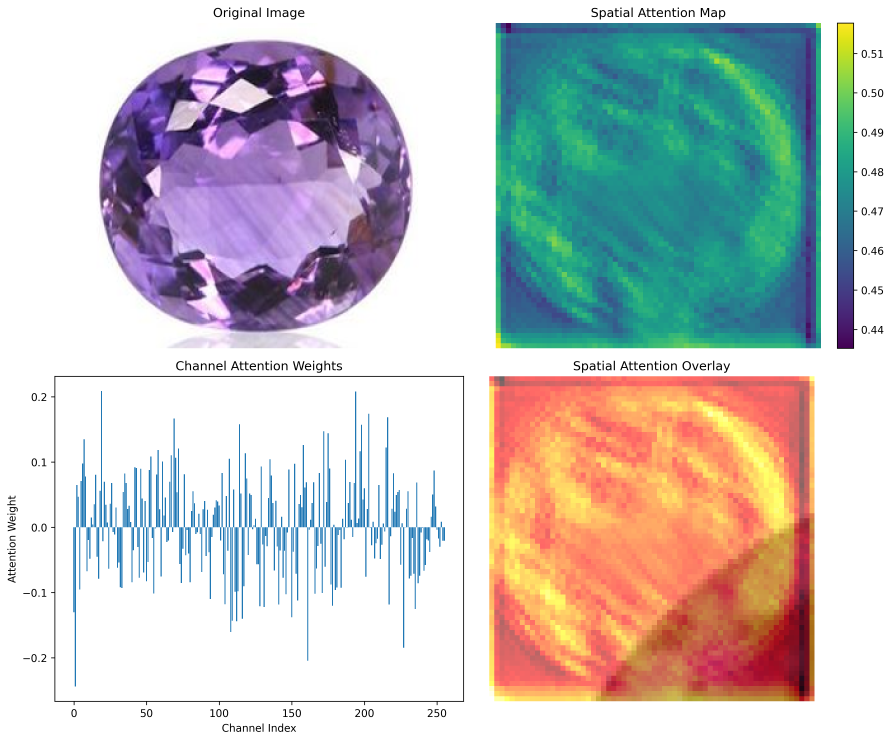
#> input picture output/dual_attention.png, 3566 x 2965 px, given as the content of the folder datasets/gemstone_restore/train/B/images, which was not available (shown at 1/4 size)
$ jupyter execute --allow-errors GAN_with_attention.ipynb   (shell and % lines are left out)   (text cells are left out)
#> lines starting #> are read from the running program, lines starting #| are printed output that depends on the picture; after the words box and inside, x2 and y2 are one past the last pixel; in counts of white or black regions, pixels touching at a corner belong together; pictures that were not available may be replaced by others from this repository, and a replacement may not be noted
#> further down, img is the input picture: shape (2965, 3566, 3); mean B, G, R 195.3, 196.4, 197.3
[cell 1]
import os
import cv2
import numpy as np
import random
from pathlib import Path
import matplotlib.pyplot as plt

[cell 2]
import zipfile
import os

zip_path = "/content/images.zip"
extract_path = "datasets/gemstone_restore/train/B"

os.makedirs(extract_path, exist_ok=True)

#> (the rest of this cell did not finish here and is left out)

[cell 3]
zip_path = "/content/images.zip"
extract_dir = "datasets/gemstone_restore/train/B"
masked_dir = "datasets/gemstone_restore/train/A_combined"
os.makedirs(extract_dir, exist_ok=True)
os.makedirs(masked_dir, exist_ok=True)

[cell 4]
import os
import cv2
import numpy as np
import random
from pathlib import Path
import matplotlib.pyplot as plt

extract_dir = "datasets/gemstone_restore/train/B/images"
masked_dir = "datasets/gemstone_restore/train/A_combined"
os.makedirs(masked_dir, exist_ok=True)

image_files = list(Path(extract_dir).rglob("*"))
image_files = [f for f in image_files if f.suffix.lower() in ['.jpg', '.jpeg', '.png']]

print(f"[INFO] Found {len(image_files)} images for masking...")

def random_block_mask(img, blocks=5):
    h, w, _ = img.shape
    mask = np.ones_like(img, dtype=np.uint8) * 255
    for _ in range(blocks):
        x, y = np.random.randint(0, w - 40), np.random.randint(0, h - 40)
        bw, bh = np.random.randint(20, 50), np.random.randint(20, 50)
        mask[y:y + bh, x:x + bw] = 0
    return cv2.bitwise_and(img, mask), mask

def hsv_threshold_mask(img):
    hsv = cv2.cvtColor(img, cv2.COLOR_BGR2HSV)
#> hsv: shape (2965, 3566, 3); mean H, S, V 37.9, 71.2, 221.3
    lower = np.array([0, 0, 0])
    upper = np.array([180, 255, 50])
    mask = cv2.inRange(hsv, lower, upper)
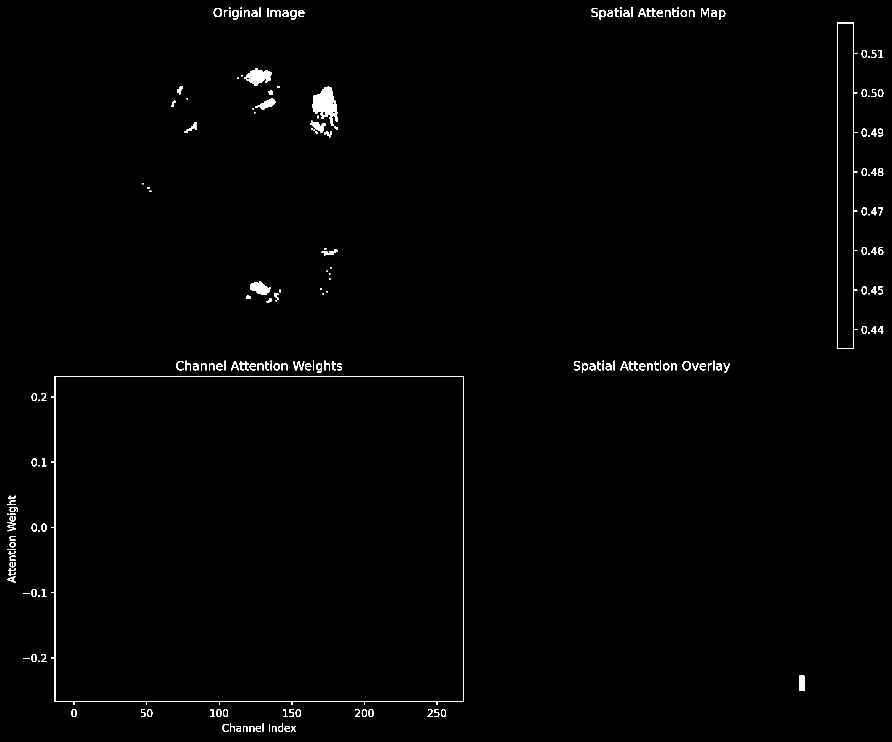
#> mask: shape (2965, 3566) (shown at 1/4 size); 0.82% white; 219 white regions (3 under 20 px), largest, box (x1, y1, x2, y2) and area: (205, 1504, 1856, 2820) 18039, (1250, 346, 1352, 519) 8767, (3348, 91, 3429, 1395) 8508
    mask_bgr = cv2.cvtColor(mask, cv2.COLOR_GRAY2BGR)
    return cv2.bitwise_and(img, 255 - mask_bgr), 255 - mask_bgr

def free_form_mask(img, strokes=8):
    h, w, _ = img.shape
    mask = np.ones_like(img, dtype=np.uint8) * 255
    for _ in range(strokes):
        x1, y1 = np.random.randint(w), np.random.randint(h)
        x2, y2 = np.random.randint(w), np.random.randint(h)
        thickness = np.random.randint(5, 20)
        cv2.line(mask, (x1, y1), (x2, y2), (0, 0, 0), thickness)
    return cv2.bitwise_and(img, mask), mask

strategies = [random_block_mask, hsv_threshold_mask, free_form_mask]

for img_path in image_files:
    img = cv2.imread(str(img_path))
    if img is None:
        continue
    strategy = random.choice(strategies)
    masked_img, _ = strategy(img.copy())
    cv2.imwrite(os.path.join(masked_dir, img_path.name), masked_img)

print(f"[INFO] Masked images saved to: {masked_dir}")

[cell 5]
for img_path in image_files:
    img = cv2.imread(str(img_path))
    if img is None:
        continue
    strategy = random.choice(strategies)
    masked_img, _ = strategy(img.copy())
    cv2.imwrite(os.path.join(masked_dir, img_path.name), masked_img)

print(f"[INFO] Masked images saved to: {masked_dir}")

sample_img = cv2.imread(str(image_files[0]))
sample_rgb = cv2.cvtColor(sample_img, cv2.COLOR_BGR2RGB)

fig, axes = plt.subplots(2, 4, figsize=(20, 10))
axes[0, 0].imshow(sample_rgb)
axes[0, 0].set_title("Original")
axes[0, 0].axis("off")

for idx, (name, func) in enumerate(zip(['Random Block', 'HSV Threshold', 'Free-form'],
                                       [random_block_mask, hsv_threshold_mask, free_form_mask])):
    masked, mask = func(sample_img.copy())
    masked_rgb = cv2.cvtColor(masked, cv2.COLOR_BGR2RGB)
    mask_rgb = cv2.cvtColor(mask, cv2.COLOR_BGR2RGB)

    axes[0, idx + 1].imshow(masked_rgb)
    axes[0, idx + 1].set_title(f"{name} Masked")
    axes[0, idx + 1].axis("off")

    axes[1, idx + 1].imshow(mask_rgb)
    axes[1, idx + 1].set_title(f"{name} Mask")
    axes[1, idx + 1].axis("off")
#> this loop made 3 passes
#> pass 1, `masked, mask = func(sample_img.copy())`:
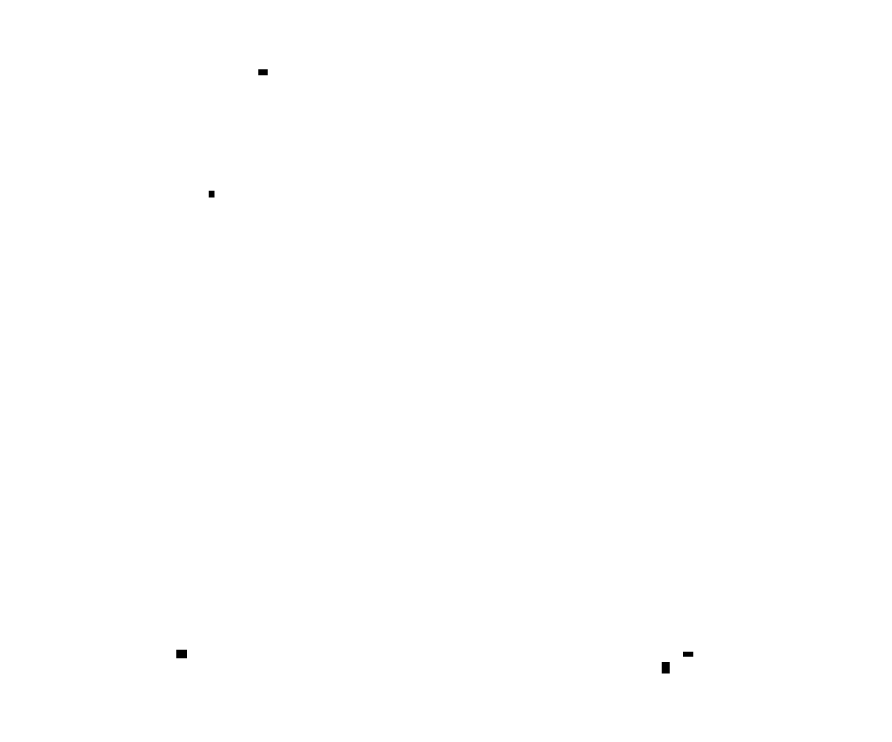
#> mask: shape (2965, 3566, 3) (shown at 1/4 size); 99.9% white; 5 black regions, box (x1, y1, x2, y2) and area: (2647, 2648, 2679, 2694) 1472, (705, 2599, 748, 2633) 1462, (1033, 277, 1071, 301) 912, (2732, 2607, 2773, 2627) 820, (835, 763, 858, 790) 621
#> pass 2, `masked, mask = func(sample_img.copy())`:
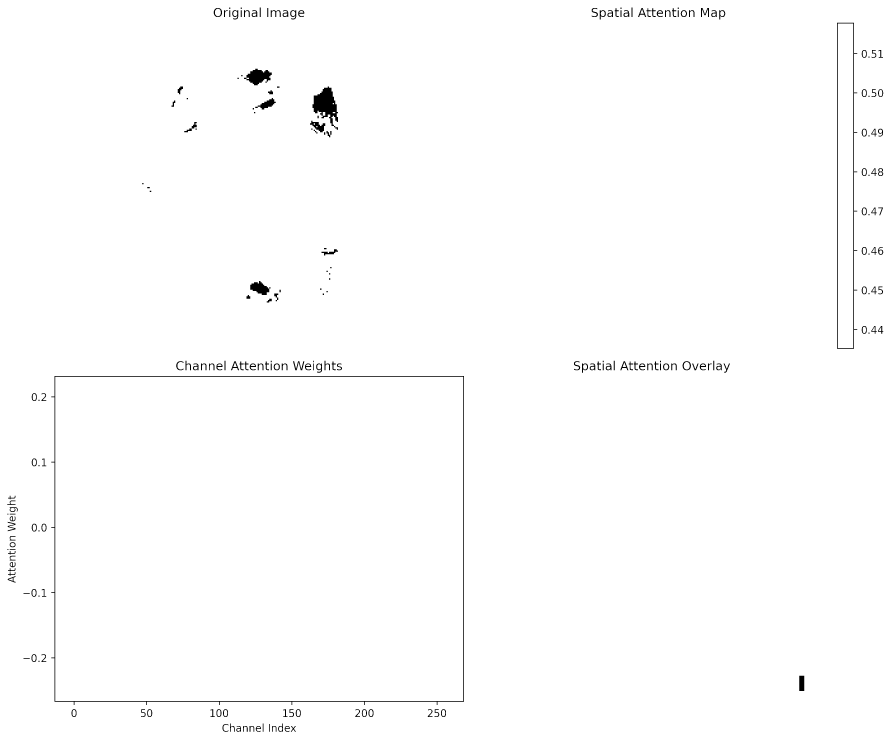
#> mask: shape (2965, 3566, 3) (shown at 1/4 size); 99.2% white; 219 black regions (3 under 20 px), largest, box (x1, y1, x2, y2) and area: (205, 1504, 1856, 2820) 18039, (1250, 346, 1352, 519) 8767, (3348, 91, 3429, 1395) 8508
#> after the loop:
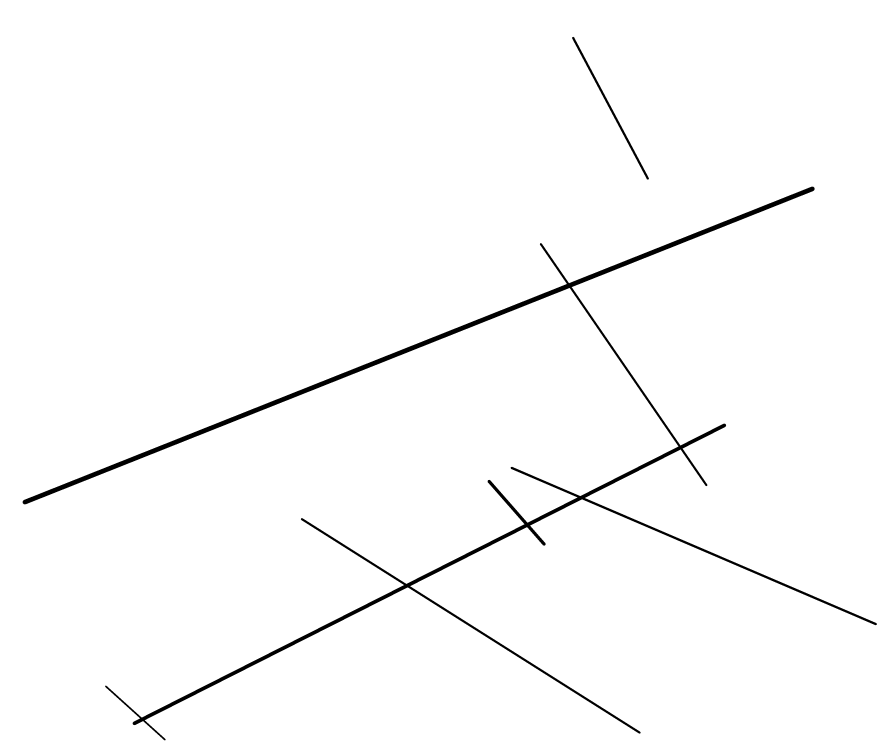
#> mask: shape (2965, 3566, 3) (shown at 1/4 size); 98.6% white; 2 black regions, box (x1, y1, x2, y2) and area: (90, 746, 3508, 2962) 147090, (2288, 147, 2596, 719) 5788
#> after the loop:
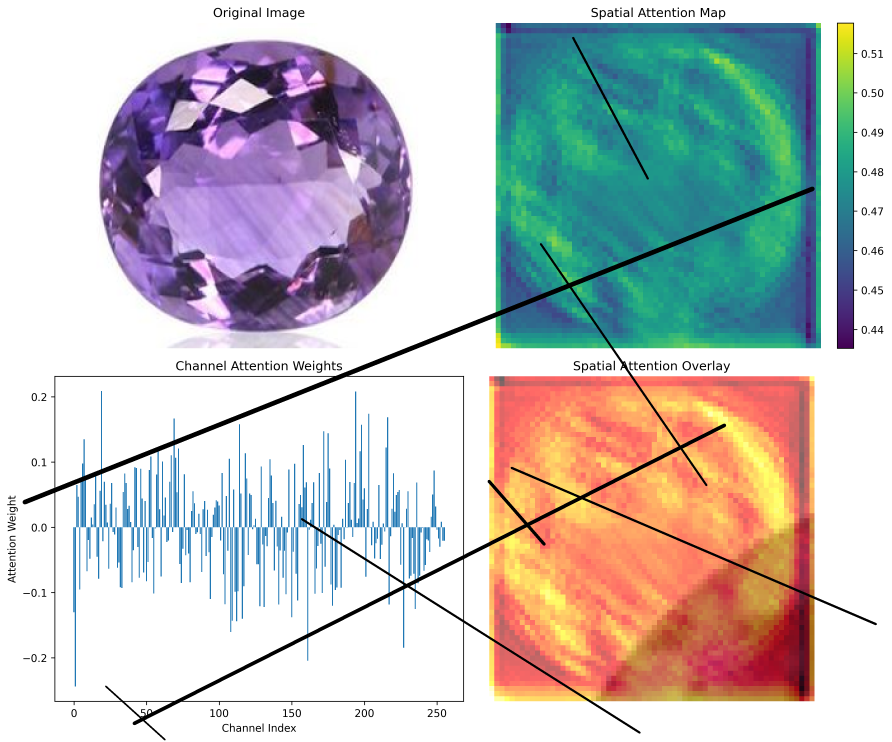
#> masked: shape (2965, 3566, 3) (shown at 1/4 size); mean B, G, R 192.6, 193.5, 194.4

axes[1, 0].axis("off")
plt.tight_layout()
plt.show()
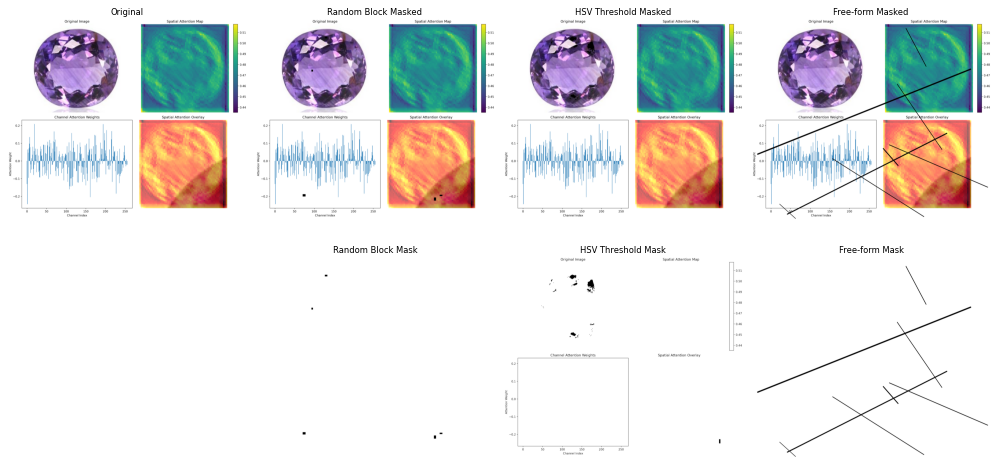
#> figure drawn by matplotlib, 7 panels
